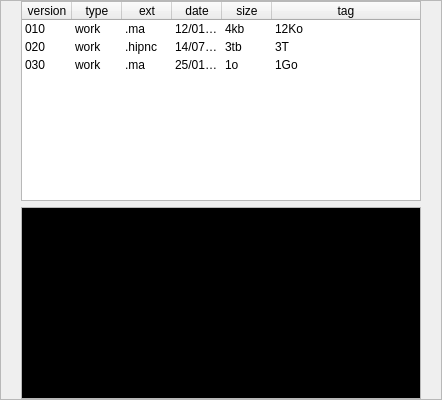
               <widget class="QFrame" name="in_view_frame">
                <property name="frameShape">
                 <enum>QFrame::StyledPanel</enum>
                </property>
                <property name="frameShadow">
                 <enum>QFrame::Raised</enum>
                </property>
                <layout class="QGridLayout" name="gridLayout_3">
                 <property name="topMargin">
                  <number>0</number>
                 </property>
                 <property name="bottomMargin">
                  <number>0</number>
                 </property>
                 <item row="0" column="0">
                  <widget class="QWidget" name="in_view_layout" native="true">
                   <layout class="QVBoxLayout" name="verticalLayout_3">
                    <property name="topMargin">
                     <number>0</number>
                    </property>
                    <property name="bottomMargin">
                     <number>0</number>
                    </property>
                    <item>
                     <widget class="QTableWidget" name="in_list_5">
                      <property name="minimumSize">
                       <size>
                        <width>400</width>
                        <height>200</height>
                       </size>
                      </property>
                      <property name="lineWidth">
                       <number>2</number>
                      </property>
                      <property name="selectionMode">
                       <enum>QAbstractItemView::SingleSelection</enum>
                      </property>
                      <property name="selectionBehavior">
                       <enum>QAbstractItemView::SelectRows</enum>
                      </property>
                      <property name="showGrid">
                       <bool>false</bool>
                      </property>
                      <property name="gridStyle">
                       <enum>Qt::NoPen</enum>
                      </property>
                      <property name="sortingEnabled">
                       <bool>true</bool>
                      </property>
                      <property name="wordWrap">
                       <bool>false</bool>
                      </property>
                      <property name="cornerButtonEnabled">
                       <bool>false</bool>
                      </property>
                      <property name="rowCount">
                       <number>6</number>
                      </property>
                      <attribute name="horizontalHeaderCascadingSectionResizes">
                       <bool>false</bool>
                      </attribute>
                      <attribute name="horizontalHeaderDefaultSectionSize">
                       <number>50</number>
                      </attribute>
                      <attribute name="horizontalHeaderHighlightSections">
                       <bool>true</bool>
                      </attribute>
                      <attribute name="horizontalHeaderMinimumSectionSize">
                       <number>50</number>
                      </attribute>
                      <attribute name="horizontalHeaderShowSortIndicator" stdset="0">
                       <bool>true</bool>
                      </attribute>
                      <attribute name="horizontalHeaderStretchLastSection">
                       <bool>true</bool>
                      </attribute>
                      <attribute name="verticalHeaderVisible">
                       <bool>false</bool>
                      </attribute>
                      <attribute name="verticalHeaderCascadingSectionResizes">
                       <bool>false</bool>
                      </attribute>
                      <attribute name="verticalHeaderDefaultSectionSize">
                       <number>17</number>
                      </attribute>
                      <attribute name="verticalHeaderMinimumSectionSize">
                       <number>17</number>
                      </attribute>
                      <row/>
                      <row/>
                      <row/>
                      <row/>
                      <row/>
                      <row/>
                      <column>
                       <property name="text">
                        <string>version</string>
                       </property>
                      </column>
                      <column>
                       <property name="text">
                        <string>type</string>
                       </property>
                      </column>
                      <column>
                       <property name="text">
                        <string>ext</string>
                       </property>
                      </column>
                      <column>
                       <property name="text">
                        <string>date</string>
                       </property>
                      </column>
                      <column>
                       <property name="text">
                        <string>size</string>
                       </property>
                       <property name="textAlignment">
                        <set>AlignCenter</set>
                       </property>
                      </column>
                      <column>
                       <property name="text">
                        <string>tag</string>
                       </property>
                      </column>
                      <item row="0" column="0">
                       <property name="text">
                        <string notr="true">010</string>
                       </property>
                      </item>
                      <item row="0" column="1">
                       <property name="text">
                        <string>work</string>
                       </property>
                      </item>
                      <item row="0" column="2">
                       <property name="text">
                        <string>.ma</string>
                       </property>
                      </item>
                      <item row="0" column="3">
                       <property name="text">
                        <string>12/01/2018</string>
                       </property>
                      </item>
                      <item row="0" column="4">
                       <property name="text">
                        <string>4kb</string>
                       </property>
                      </item>
                      <item row="0" column="5">
                       <property name="text">
                        <string>12Ko</string>
                       </property>
                      </item>
                      <item row="1" column="0">
                       <property name="text">
                        <string>020</string>
                       </property>
                      </item>
                      <item row="1" column="1">
                       <property name="text">
                        <string>work</string>
                       </property>
                      </item>
                      <item row="1" column="2">
                       <property name="text">
                        <string>.hipnc</string>
                       </property>
                      </item>
                      <item row="1" column="3">
                       <property name="text">
                        <string>14/07/2019</string>
                       </property>
                      </item>
                      <item row="1" column="4">
                       <property name="text">
                        <string>3tb</string>
                       </property>
                      </item>
                      <item row="1" column="5">
                       <property name="text">
                        <string>3T</string>
                       </property>
                      </item>
                      <item row="2" column="0">
                       <property name="text">
                        <string>030</string>
                       </property>
                      </item>
                      <item row="2" column="1">
                       <property name="text">
                        <string>work</string>
                       </property>
                      </item>
                      <item row="2" column="2">
                       <property name="text">
                        <string>.ma</string>
                       </property>
                      </item>
                      <item row="2" column="3">
                       <property name="text">
                        <string>25/01/2018</string>
                       </property>
                      </item>
                      <item row="2" column="4">
                       <property name="text">
                        <string>1o</string>
                       </property>
                      </item>
                      <item row="2" column="5">
                       <property name="text">
                        <string>1Go</string>
                       </property>
                      </item>
                      <item row="3" column="1">
                       <property name="text">
                        <string/>
                       </property>
                      </item>
                      <item row="3" column="3">
                       <property name="text">
                        <string/>
                       </property>
                      </item>
                      <item row="3" column="5">
                       <property name="text">
                        <string/>
                       </property>
                      </item>
                     </widget>
                    </item>
                    <item>
                     <widget class="QPlainTextEdit" name="text_description">
                      <property name="enabled">
                       <bool>true</bool>
                      </property>
                      <property name="palette">
                       <palette>
                        <active>
                         <colorrole role="WindowText">
                          <brush brushstyle="SolidPattern">
                           <color alpha="255">
                            <red>255</red>
                            <green>255</green>
                            <blue>255</blue>
                           </color>
                          </brush>
                         </colorrole>
                         <colorrole role="Text">
                          <brush brushstyle="SolidPattern">
                           <color alpha="255">
                            <red>255</red>
                            <green>255</green>
                            <blue>255</blue>
                           </color>
                          </brush>
                         </colorrole>
                         <colorrole role="Base">
                          <brush brushstyle="SolidPattern">
                           <color alpha="255">
                            <red>0</red>
                            <green>0</green>
                            <blue>0</blue>
                           </color>
                          </brush>
                         </colorrole>
                        </active>
                        <inactive>
                         <colorrole role="WindowText">
                          <brush brushstyle="SolidPattern">
                           <color alpha="255">
                            <red>255</red>
                            <green>255</green>
                            <blue>255</blue>
                           </color>
                          </brush>
                         </colorrole>
                         <colorrole role="Text">
                          <brush brushstyle="SolidPattern">
                           <color alpha="255">
                            <red>255</red>
                            <green>255</green>
                            <blue>255</blue>
                           </color>
                          </brush>
                         </colorrole>
                         <colorrole role="Base">
                          <brush brushstyle="SolidPattern">
                           <color alpha="255">
                            <red>0</red>
                            <green>0</green>
                            <blue>0</blue>
                           </color>
                          </brush>
                         </colorrole>
                        </inactive>
                        <disabled>
                         <colorrole role="WindowText">
                          <brush brushstyle="SolidPattern">
                           <color alpha="255">
                            <red>255</red>
                            <green>255</green>
                            <blue>255</blue>
                           </color>
                          </brush>
                         </colorrole>
                         <colorrole role="Text">
                          <brush brushstyle="SolidPattern">
                           <color alpha="255">
                            <red>255</red>
                            <green>255</green>
                            <blue>255</blue>
                           </color>
                          </brush>
                         </colorrole>
                         <colorrole role="Base">
                          <brush brushstyle="SolidPattern">
                           <color alpha="255">
                            <red>58</red>
                            <green>58</green>
                            <blue>58</blue>
                           </color>
                          </brush>
                         </colorrole>
                        </disabled>
                       </palette>
                      </property>
                      <property name="readOnly">
                       <bool>true</bool>
                      </property>
                     </widget>
                    </item>
                   </layout>
                  </widget>
                 </item>
                </layout>
               </widget>
